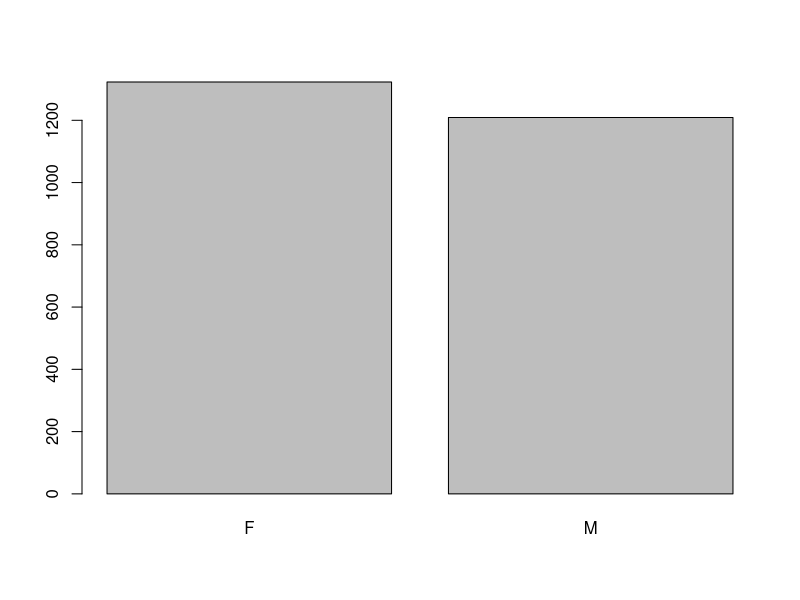
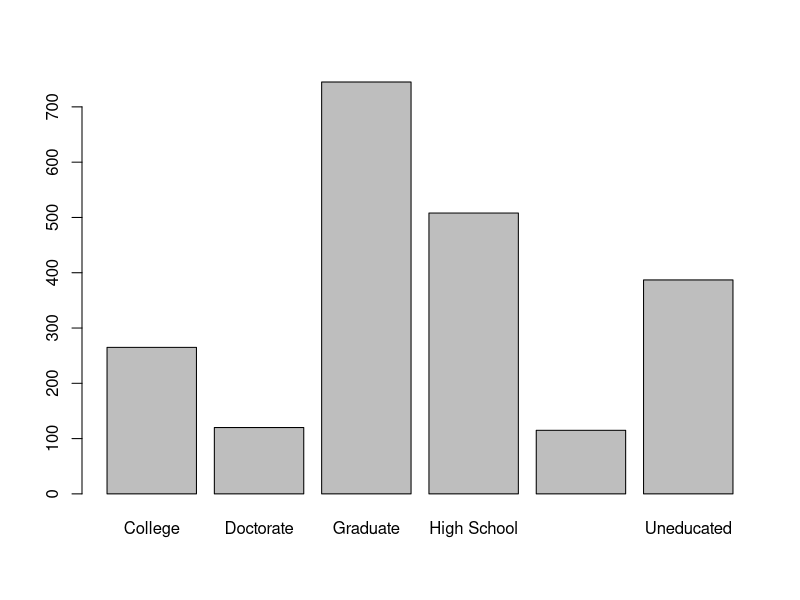
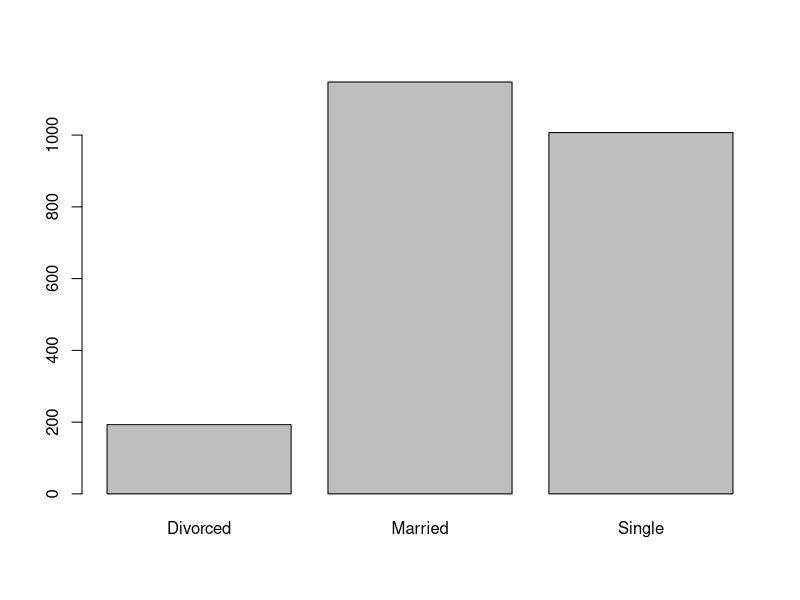
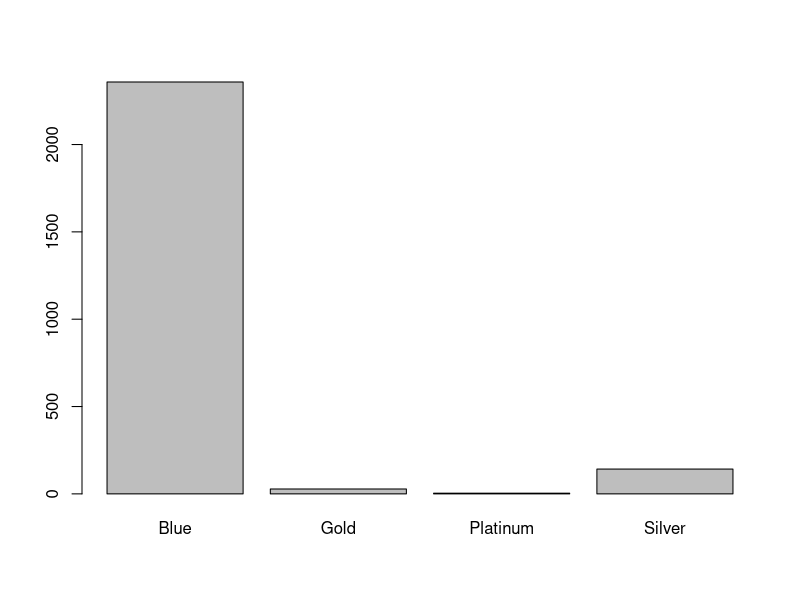

R code for these plots, in order: (Note: this script raises an error after producing the figures.)
#Read in the data
library(readr)
library(MASS)

install.packages("gdata")
library(gdata)

data <- read_csv("bank_accounts_test.csv")
head(data)
str(data)

class(data)
sapply(data, class)
list(data)

#######################################
# Data cleaning and preparation
#######################################

data <- unknownToNA(data, unknown = "Unknown")
colMeans(is.na(data))*100  # Percentage of Null values in data

# Categorical => Factor
data$Gender <- factor(data$Gender)
data$Education_Level <- factor(data$Education_Level)
data$Marital_Status  <- factor(data$Marital_Status)
data$Card_Category   <- factor(data$Card_Category )


#######################################
# Describe the data, measure and visualize the most relevant relations
#######################################

barplot(table(data$Gender))
barplot(table(data$Education_Level))
barplot(table(data$Marital_Status))
barplot(table(data$Card_Category))

summary(data)

qplot(Months_on_book, data = data, geom = "histogram",fill=Education_Level , bins = 30)
qplot(Credit_Limit, data = data, geom = "histogram",fill=Marital_Status)
qplot(Months_on_book, data = data, geom = "density",col=Education_Level)
qplot(Credit_Limit, data = data, geom = "density",col=Card_Category)
